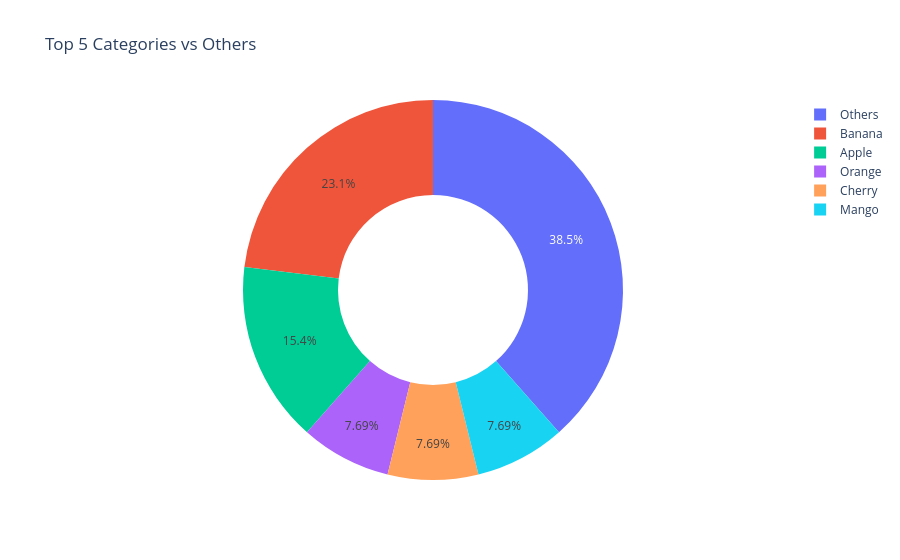

The notebook cell saved with this chart:
### Code cell
# 5. Plot the pie chart using Plotly Express
fig = px.pie(pie_data, values='Count', names='Category', hole=0.5, title='Top 5 Categories vs Others')
fig.show()

### Figure 1 — Plotly figure (JSON) as saved in the notebook; plotly's stock layout.template omitted (floating-point values rounded to 4 significant figures)
{"data": [{"domain": {"x": [0, 1], "y": [0, 1]}, "hole": 0.5, "hovertemplate": "Category=%{label}<br>Count=%{value}<extra></extra>", "labels": ["Others", "Banana", "Apple", "Orange", "Cherry", "Mango"], "legendgroup": "", "name": "", "showlegend": true, "type": "pie", "values": [5, 3, 2, 1, 1, 1]}], "layout": {"legend": {"tracegroupgap": 0}, "title": {"text": "Top 5 Categories vs Others"}}}
